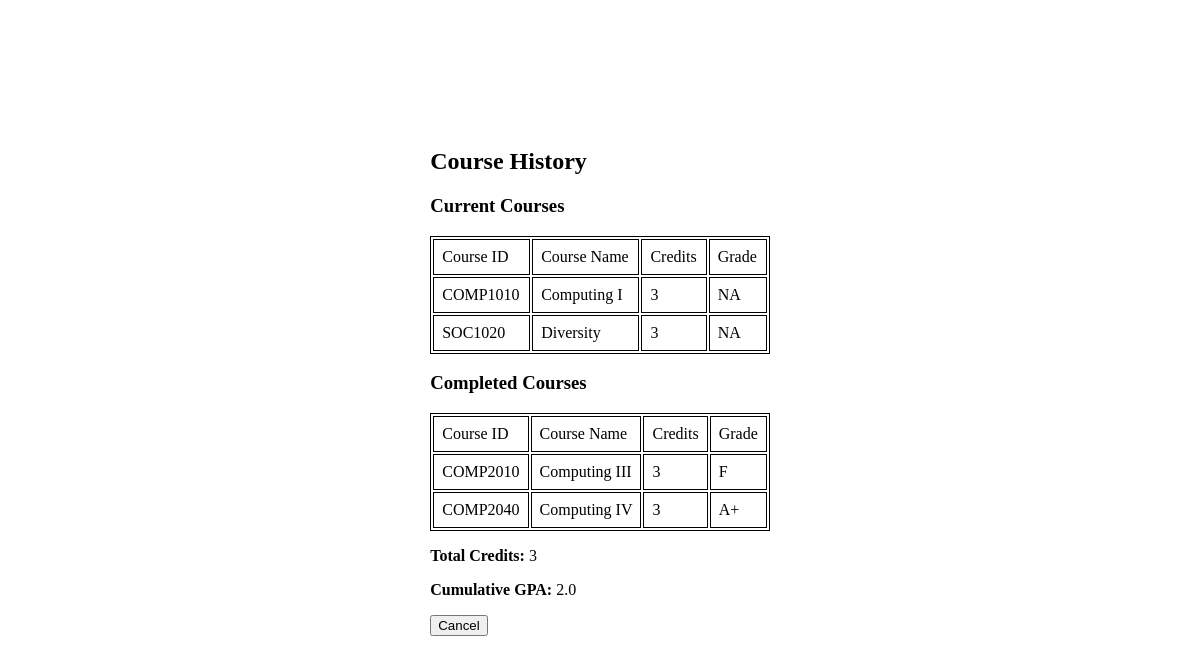
Before: /src/course_history.php?student_id=5519262752 with the older database file.
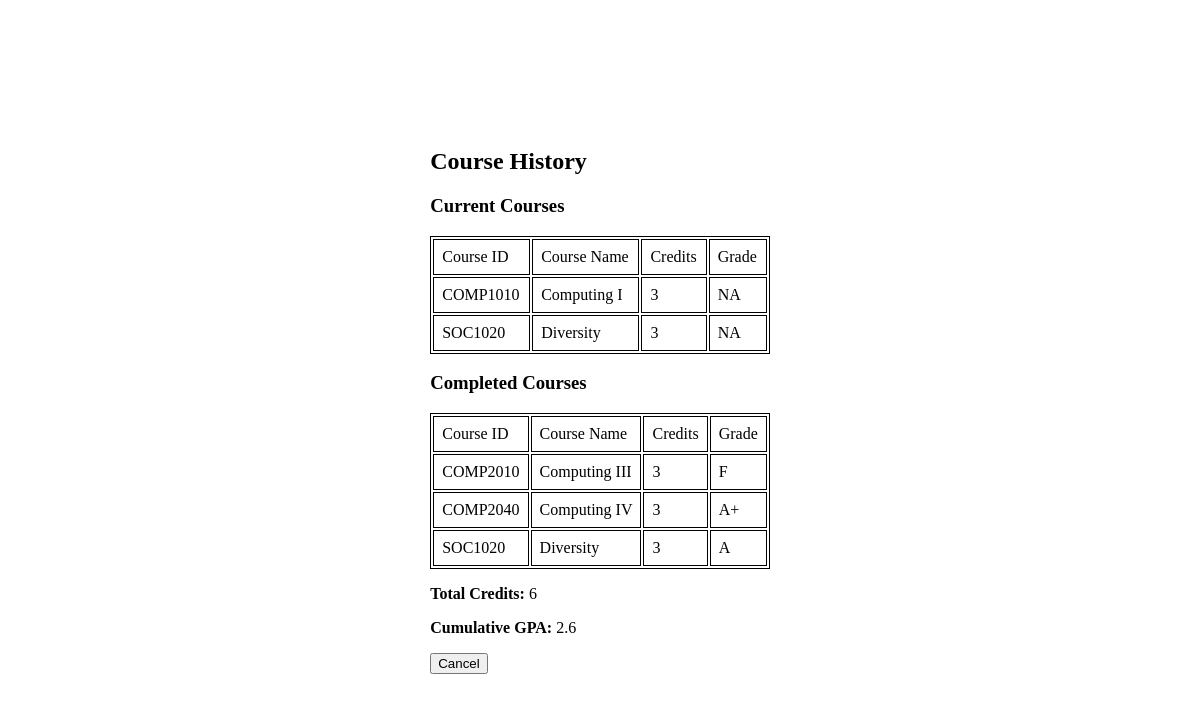
After: the same page with the newer database file.
### tables this page shows
create table take
(
    student_id varchar(10),
    course_id  varchar(8),
    section_id varchar(10),
    semester   varchar(6),
    year       numeric(4, 0),
    grade      varchar(2)
        check (grade in
               ('A+', 'A', 'A-', 'B+', 'B', 'B-', 'C+', 'C', 'C-', 'D+', 'D',
                'D-', 'F')),
    primary key (student_id, course_id, section_id, semester, year),
    foreign key (course_id, section_id, semester, year) references
        section (course_id, section_id, semester, year)
        on delete cascade,
    foreign key (student_id) references student (student_id)
        on delete cascade
);

create table course
(
    course_id   varchar(20),
    course_name varchar(50) not null,
    credits     numeric(2, 0) check (credits > 0),
    primary key (course_id)
);

### src/common/pdo.php (called while the page is built)
<?php
function pdo_connect(): PDO
{
    $config = require __DIR__ . '/config.php';
    $database_config = $config['database'];
    $host = $database_config['host'];
    $dbname = $database_config['dbname'];
    $username = $database_config['username'];
    $password = $database_config['password'];
    return new PDO(
        "mysql:host=$host;dbname=$dbname;charset=utf8mb4",
        $username,
        $password,
        [
            PDO::ATTR_ERRMODE => PDO::ERRMODE_EXCEPTION,
            PDO::ATTR_DEFAULT_FETCH_MODE => PDO::FETCH_ASSOC,
            PDO::ATTR_EMULATE_PREPARES => false
        ]
    );
}
function pdo_instance(bool $original = false): PDO|null
{
    static $pdo;
    if ($original) {
        return $pdo;
    }
    if (!$pdo) {
        $pdo = pdo_connect();
    }
    return $pdo;
}
function bind_params(PDOStatement $stmt, array $params): PDOStatement
{
    foreach ($params as $key => $value) {
        $stmt->bindValue(':' . $key, $value);
    }
    return $stmt;
}
function execute(PDOStatement $stmt, array $params = []): bool
{
    if ($params !== []) {
        bind_params($stmt, $params);
    }
    return $stmt->execute();
}

### src/service/course.php (called while the page is built, shortened)
<?php
require_once __DIR__ . '/../minimal.php';
function get_all_student_courses(string $student_id): array
{
    $stmt = pdo_instance()->prepare(
        "
            SELECT *
            FROM take
            JOIN course ON course.course_id = take.course_id
            WHERE student_id = :student_id
        "
    );
    execute($stmt, ['student_id' => $student_id]);
    return $stmt->fetchAll();
}
function get_all_completed_courses(string $student_id): array
{
    $courses = get_all_student_courses($student_id);
    return array_filter(
        $courses,
        fn ($course) => $course['grade'] !== null
    );
}
function get_all_active_courses(string $student_id): array
{
    $courses = get_all_student_courses($student_id);
    return array_filter(
        $courses,
        fn ($course) => $course['grade'] === null
    );
}
function convert_letter_grade_to_number(string $letter_grade): float
{
    return [
        'A+' => 4.0,
        'A' => 3.9,
        'A-' => 3.7,
        'B+' => 3.3,
        'B' => 3.0,
        'B-' => 2.7,
        'C+' => 2.3,
        'C' => 2.0,
        'C-' => 1.7,
        'D+' => 1.3,
        'D' => 1.0,
        'D-' => 0.7,
        'F' => 0.0
    ][$letter_grade];
}

### src/service/student.php (called while the page is built, shortened)
<?php
require_once __DIR__ . '/../minimal.php';
function get_cumulative_gpa(string $student_id): float
{
    $completed_courses = get_all_completed_courses($student_id);
    $total_credits = array_sum(
        array_map('intval', array_column($completed_courses, 'credits'))
    );
    $grade_array = array_map(
        fn ($course) => convert_letter_grade_to_number($course['grade']) * intval($course['credits']),
        $completed_courses
    );
    $total_grade = array_sum($grade_array);
    return $total_credits === 0 ? 0. : $total_grade / $total_credits;
}

### src/minimal.php (called while the page is built, shortened)
<?php
require_once __DIR__ . '/common/pdo.php';
function build_url(string $url, array $params = []): string
{
    $query_string = $params ? '?' . http_build_query($params, '', '&') : '';
    return $url . $query_string;
}

### src/course_history.php (the view, shortened to what this page needs)
<?php
require_once 'minimal.php';
$student_id = $_GET['student_id'];
$courses = get_all_student_courses($student_id);
$total_credits = get_total_credits($student_id);
$cumulative_gpa = get_cumulative_gpa($student_id);
$current_courses = get_all_active_courses($student_id);
$finished_courses = get_all_completed_courses($student_id);
$student_url = build_url(Page::STUDENT, [
    'student_id' => $student_id
]);
?>
<html lang="en">
<head>
</head>
<body style="height: 100%;">
<div style="display: flex; justify-content: center; margin-top: 16vh;">
  <div>
    <h2>Course History</h2>
    <h3> Current Courses</h3>
    <table style="width:100%;">
      <tr>
        <td>Course ID</td>
        <td>Course Name</td>
        <td>Credits</td>
        <td>Grade</td>
      </tr>
        <?php foreach ($current_courses as $course): ?>
          <tr>
            <td><?= $course['course_id'] ?></td>
            <td><?= $course['course_name'] ?></td>
            <td><?= $course['credits'] ?></td>
            <td><?= $course['grade'] !== null ? $course['grade'] : 'NA' ?></td>
          </tr>
        <?php endforeach; ?>
    </table>
    <h3> Completed Courses</h3>
    <table style="width:100%;">
      <tr>
        <td>Course ID</td>
        <td>Course Name</td>
        <td>Credits</td>
        <td>Grade</td>
      </tr>
        <?php foreach ($finished_courses as $course): ?>
          <tr>
            <td><?= $course['course_id'] ?></td>
            <td><?= $course['course_name'] ?></td>
            <td><?= $course['credits'] ?></td>
            <td><?= $course['grade'] ?></td>
          </tr>
        <?php endforeach; ?>
    </table>
    <div style="margin-top: 1rem;"><b>Total Credits: </b><?= $total_credits ?>
    </div>
    <div style="margin-top: 1rem;"><b>Cumulative
        GPA: </b><?= number_format($cumulative_gpa, 1) ?>
    </div>
    <a href="<?= $student_url ?>">
      <button type="button" style="margin-top: 1rem;">Cancel</button>
    </a>
  </div>
</div>
</body>
</html>

Changed rows visible on the page:
added take: course.course_id "SOC1020", course.course_name "Diversity", course.credits "3", grade "A", shown under "Completed Courses"
Other visible differences:
$total_credits: "3" → "6"
$cumulative_gpa: "2.0" → "2.6"
